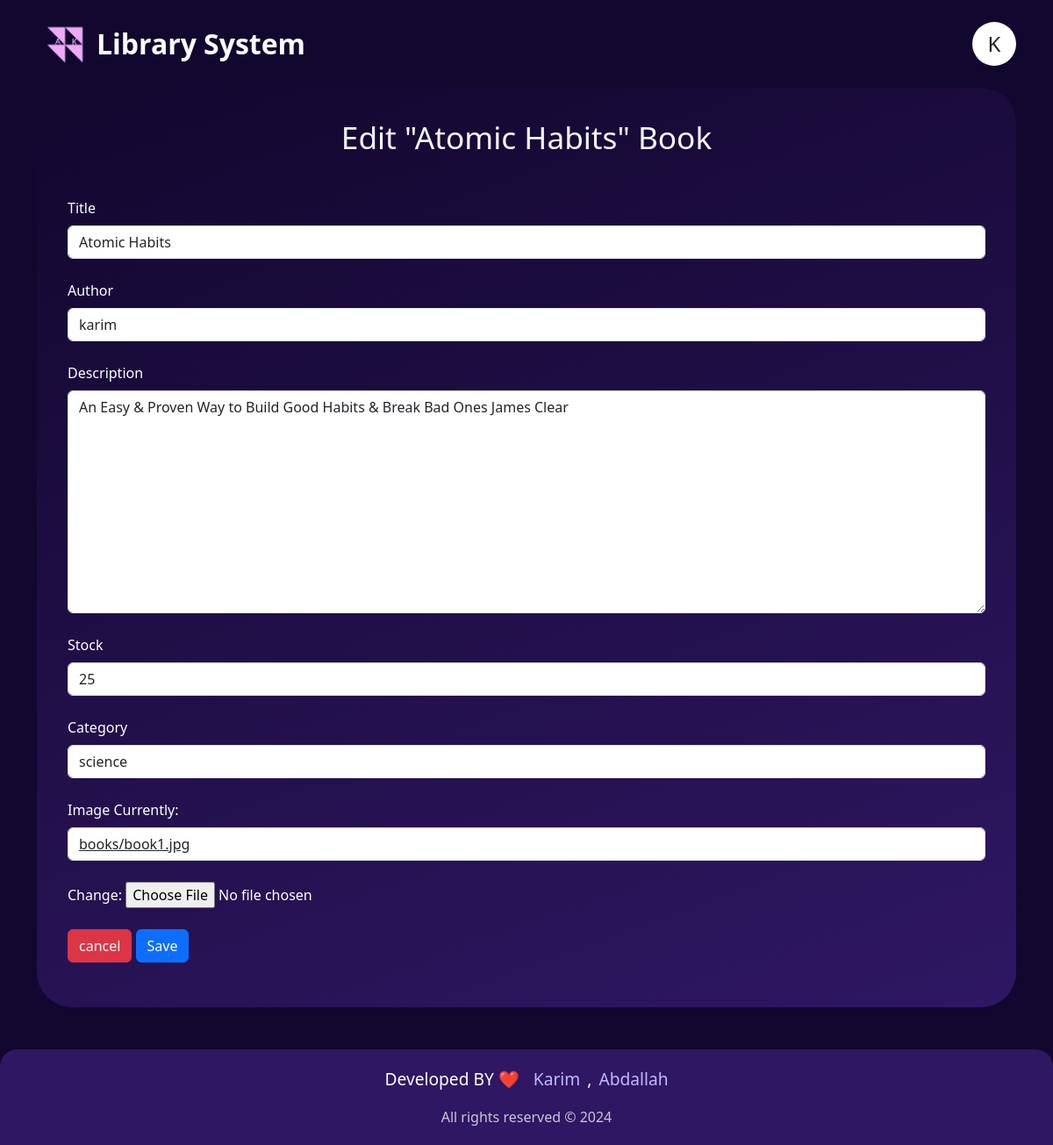
The page /books/1/edit (signed in) on the database its author committed.
### books/models.py (models this page shows, shortened)
class Book(models.Model):
    title = models.CharField(max_length=500)
    image = models.ImageField(upload_to='books', null=True)
    description = models.TextField()
    stock = models.IntegerField(default=0)
    author = models.ForeignKey(User, related_name='author', on_delete=models.CASCADE, null=True)
    category = models.ForeignKey(Category, related_name='category', on_delete=models.CASCADE)

### books/views.py (the view)
# urls.py: path('<int:pk>/edit', views.EditBook.as_view(), name='books.edit'),
class EditBook(LoginRequiredMixin, UserPassesTestMixin, generic.UpdateView):
    form_class = BookForm
    template_name = 'books/edit.html'
    success_url = '/books/all'
    queryset = Book.objects.all()
    pk_url_kwarg = 'pk'
    def test_func(self):
        return self.request.user.is_superuser

### books/forms.py
class BookForm(forms.ModelForm):
    class Meta:
        model = Book
        fields = ('title', 'author', 'description', 'stock', 'category', 'image')

### books/models.py (called while the page is built)
    def __str__(self):
        return self.title

### templates/books/edit.html (shortened to what this page needs)
{% extends 'layout/base.html' %}
{% load static %}
{% block content %}
<div class="main-div profile mb-5 edit-profile w-100 d-flex justify-content-center flex-column align-items-center">
    <h3 class="w-100 text-light text-center mb-5" style="font-size: 2.2em;">Edit "{{form.title.value}}" Book</h3>
    <div class="w-100 mb-3 d-flex justify-content-center align-items-center gap-3 flex-column">
        <form class="login-form w-100" enctype="multipart/form-data" method="post">
            {% for field in form %}
            <div class="mb-4">
                <label for="id_{{ field.name }}" class="form-label">{{ field.label }}</label>
                {{ field }}
            </div>
            {% endfor %}
            <div class="actions">
                <a class="btn btn-danger" href="{% url 'books' %}">cancel</a>
                <input type="submit" class="edit-btn1 btn btn-primary" value="Save" />
            </div>
        </form>
    </div>
</div>
{% endblock content %}

### base/static/css/main.css (style rules this page uses)
:root { --dark-1:#12072E; --dark-2:#2F1763; }
* { padding: 0; margin: 0; box-sizing: border-box; scroll-behavior: smooth; }
body { font-size: 14px; background-color: var(--dark-1) !important; }
.main-sec, .main-div { background: linear-gradient(160deg, var(--dark-1), var(--dark-2)); border-radius: 40px; padding: 35px; }
.profile .actions { width: 500px; }
.edit-profile { color: #fff; }

### rows shown on the page
Book: title.value "Atomic Habits", form "Atomic Habits" "karim" "An Easy & Proven Way to Build Good Habits & Break Bad Ones James Clear" "25" "science"

### other values the page prints
{{ field.label }} "Title" "Author" "Description" "Stock" "Category" "Image"
